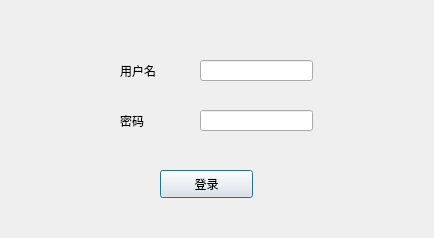
<?xml version="1.0" encoding="UTF-8"?>
<ui version="4.0">
 <class>checklog</class>
 <widget class="QDialog" name="checklog">
  <property name="geometry">
   <rect>
    <x>0</x>
    <y>0</y>
    <width>434</width>
    <height>238</height>
   </rect>
  </property>
  <property name="windowTitle">
   <string>请登录</string>
  </property>
  <widget class="QLabel" name="label">
   <property name="geometry">
    <rect>
     <x>120</x>
     <y>60</y>
     <width>61</width>
     <height>21</height>
    </rect>
   </property>
   <property name="styleSheet">
    <string notr="true">font: 11pt &quot;Agency FB&quot;;</string>
   </property>
   <property name="text">
    <string>用户名</string>
   </property>
  </widget>
  <widget class="QLineEdit" name="username">
   <property name="geometry">
    <rect>
     <x>200</x>
     <y>60</y>
     <width>113</width>
     <height>21</height>
    </rect>
   </property>
  </widget>
  <widget class="QLineEdit" name="password">
   <property name="geometry">
    <rect>
     <x>200</x>
     <y>110</y>
     <width>113</width>
     <height>21</height>
    </rect>
   </property>
  </widget>
  <widget class="QLabel" name="label_2">
   <property name="geometry">
    <rect>
     <x>120</x>
     <y>110</y>
     <width>61</width>
     <height>21</height>
    </rect>
   </property>
   <property name="styleSheet">
    <string notr="true">font: 11pt &quot;Agency FB&quot;;</string>
   </property>
   <property name="text">
    <string>密码</string>
   </property>
  </widget>
  <widget class="QPushButton" name="login">
   <property name="geometry">
    <rect>
     <x>160</x>
     <y>170</y>
     <width>93</width>
     <height>28</height>
    </rect>
   </property>
   <property name="text">
    <string>登录</string>
   </property>
  </widget>
 </widget>
 <resources/>
 <connections/>
</ui>
